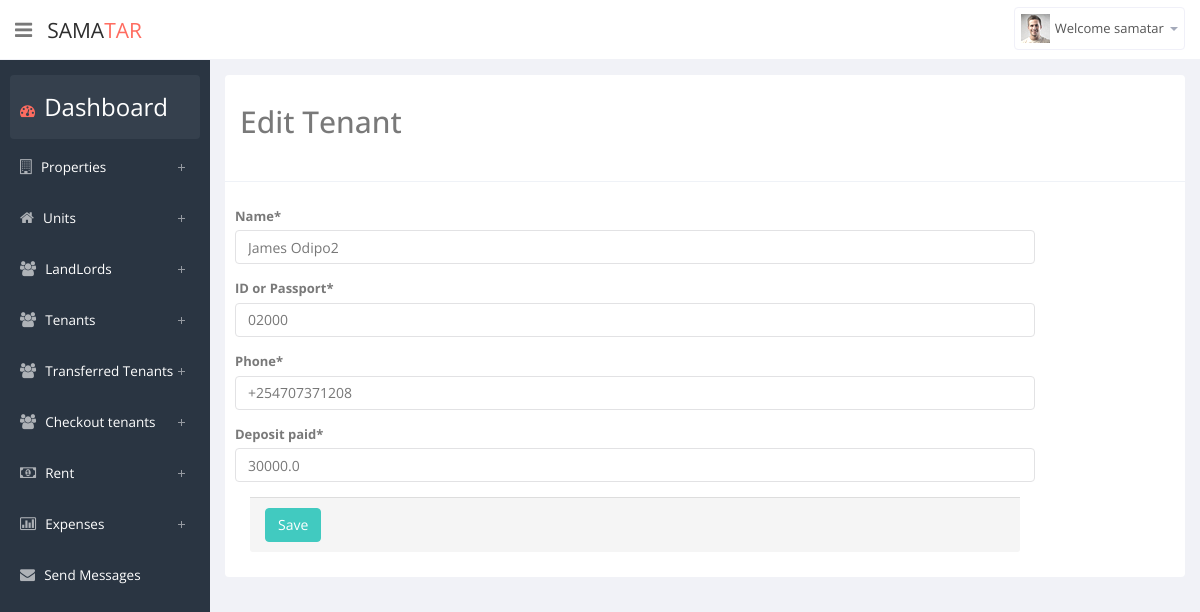
Page /edit/tenant/22/ (signed in) on the committed database.
### property/models.py (models this page shows, shortened)
class Tenant(models.Model):
    date_added = models.DateField(auto_now_add=True, null=True)
    name = models.CharField(max_length=300, unique=True,null=True)
    ID_or_Passport = models.CharField(max_length=300)
    phone_regex = RegexValidator(regex=r'^(?:\+)', message="Phone number must be entered in the format: '+2549999999'. Up to 15 digits allowed.")
    Phone = models.CharField(max_length=15, validators=[phone_regex])
    unit = models.ForeignKey(Unit, related_name='unit_tenant', on_delete=models.CASCADE)
    deposit_paid = models.FloatField()
    active = models.BooleanField(default=True)
    class Meta:
        ordering = ('unit',)

### property/views.py (the view)
# urls.py: re_path(r'^edit/tenant/(?P<id>\d+)/', views.edit_tenant, name='edit_tenant'),
def edit_tenant(request, id):
    single_tenant = Tenant.objects.get(id=id)
    if request.method == 'POST':
        tenant_form = TenantForm(data=request.POST, instance=single_tenant)
        if tenant_form.is_valid():
            tenant_form.save()
            messages.success(request, "Tenant updated successfully")
        else:
            messages.error(request, "Error updating tenant")
    else:
        tenant_form = TenantForm(instance=single_tenant)
    return render(request, 'property/tenant_edit.html', {'tenant_form': tenant_form})

### property/forms.py
class TenantForm(forms.ModelForm):
    Phone = forms.CharField(min_length=10)
    class Meta:
        model = Tenant
        fields = ('name', 'id', 'ID_or_Passport', 'Phone', 'deposit_paid')

### property/templates/property/tenant_edit.html (shortened to what this page needs)
{% extends 'property/base.html' %}
{% block body %}
{% load crispy_forms_tags %}
<div class="tab-pane" id="tab-add-landlord">
    <div class="panel">
        <div class="panel-heading">
            <h2>Edit Tenant</h2><br>
        </div>
        <div class="panel-body">
            <div class="row">
                <div class="col-md-10" style="margin:10px">
                    <form class="form-horizontal tabular-form" enctype="multipart/form-data" method="post">
                        {{tenant_form|crispy}}
                        <div class="panel-footer">
                            <div class="row">
                                <div class="col-sm-8 col-sm-10">
                                    <input name="tenant_button" type="submit" class="btn-primary btn"
                                           value="Save">
                                </div>
                            </div>
                        </div>
                    </form>
                </div>
            </div>
        </div>
    </div>
</div>
{% endblock %}

### property/templates/property/base.html (shortened to what this page needs)
<!DOCTYPE html>
<html lang="en">
{% load static %}
{% load bootstrap4 %}
<head>
    <link href="{% static 'property/css/bootstrap.min.css' %}" rel="stylesheet">
    <link href="{% static 'property/css/bootstrap-reset.css' %}" rel="stylesheet">
    <link href="{% static 'property/assets/font-awesome/css/font-awesome.css' %}" rel="stylesheet"/>
    <link href="{% static 'property/assets/jquery-easy-pie-chart/jquery.easy-pie-chart.css' %}" rel="stylesheet"
          type="text/css" media="screen"/>
    <link rel="stylesheet" href="{% static 'property/css/owl.carousel.css' %}" type="text/css">
    <link href="{% static 'property/css/slidebars.css' %}" rel="stylesheet">
    <link href="{% static 'property/css/style.css' %}" rel="stylesheet">
    <link href="{% static 'property/css/style-responsive.css' %}" rel="stylesheet"/>
</head>
<body>
<section id="container">
    <header class="header white-bg">
        <div class="sidebar-toggle-box">
            <div class="fa fa-bars tooltips" data-placement="right" data-original-title="Toggle Navigation"></div>
        </div>
        <a href="{% url 'property:home' %}" class="logo">Sama<span>Tar</span></a>
        <div class="top-nav ">
            <ul class="nav pull-right top-menu">
                {% if user.is_authenticated %}
                <li class="dropdown">
                    <a data-toggle="dropdown" class="dropdown-toggle" href="#">
                        <img alt="" src="img/avatar1_small.jpg">
                        <span class="username"> Welcome {{ user.username }}</span>
                        <b class="caret"></b>
                    </a>
                </li>
                {% endif %}
            </ul>
        </div>
    </header>
    <aside>
        <div id="sidebar" class="nav-collapse">
            <ul class="sidebar-menu" id="nav-accordion">
                <li>
                    <a class="active" href="{% url 'property:home' %}">
                        <i class="fa fa-dashboard"></i>
                        <span style="color:white; font-size:24px">Dashboard</span>
                    </a>
                </li>
                <li class="sub-menu">
                    <a href="javascript:;">
                        <i class="fa fa-building-o"></i>
                        <span class="dash-color">Properties</span>
                    </a>
                </li>
                <li class="sub-menu">
                    <a href="javascript:;">
                        <i class="fa fa-home"></i>
                        <span class="dash-color">Units</span>
                    </a>
                </li>
                <li class="sub-menu">
                    <a href="javascript:;">
                        <i class="fa fa-users"></i>
                        <span class="dash-color">LandLords</span>
                    </a>
                </li>
                <li class="sub-menu">
                    <a href="javascript:;">
                        <i class="fa fa-users"></i>
                        <span class="dash-color">Tenants</span>
                    </a>
                </li>
                <li class="sub-menu">
                    <a href="javascript:;">
                        <i class="fa fa-users"></i>
                        <span class="dash-color">Transferred Tenants</span>
                    </a>
                </li>
                <li class="sub-menu">
                    <a href="javascript:;">
                        <i class=" fa fa-users"></i>
                        <span class="dash-color">Checkout tenants</span>
                    </a>
                </li>
                <li class="sub-menu">
                    <a href="javascript:;">
                        <i class=" fa fa-money"></i>
                        <span class="dash-color">Rent</span>
                    </a>
                </li>
                <li class="sub-menu">
                    <a href="javascript:;">
                        <i class="fa fa-bar-chart-o"></i>
                        <span class="dash-color">Expenses</span>
                    </a>
                </li>
                <li class="sub-menu">
                    <a href="#tab-display-sms" role="tab" data-toggle="tab">
                        <i class="fa fa-envelope"></i>
                        <span class="dash-color">Send Messages</span>
                    </a>
                </li>
            </ul>
        </div>
    </aside>
    <section id="main-content">
        <section class="wrapper site-min-height">
            {% block body %}
            {% endblock %}
        </section>
    </section>
</section>
<link rel="stylesheet" type="text/css"
      href="https://cdn.datatables.net/v/dt/jszip-2.5.0/dt-1.10.18/af-2.3.0/b-1.5.2/b-colvis-1.5.2/b-flash-1.5.2/b-html5-1.5.2/b-print-1.5.2/cr-1.5.0/fh-3.1.4/r-2.2.2/datatables.min.css"/>
</body>
</html>

### rows in the picture
Tenant: name "James Odipo2", ID_or_Passport "02000", Phone "+254707371208", deposit_paid "30000.0"

### other values in the picture
{{ user.username }} "samatar"
